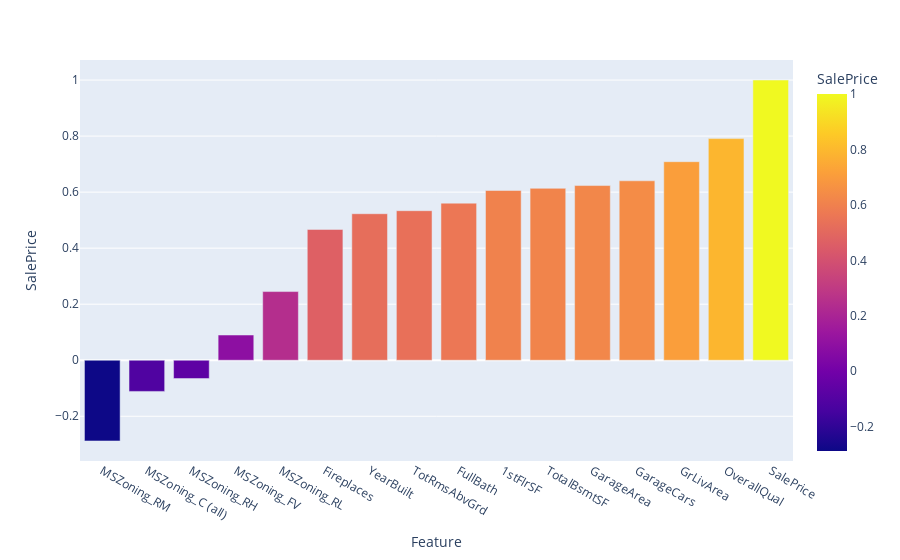
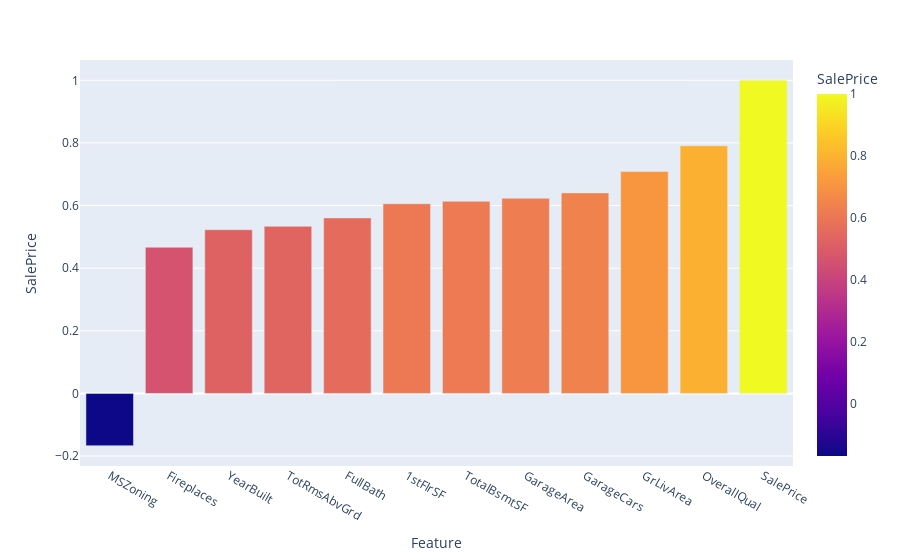

The notebook cell saved with these charts, in order:
### Code cell
#Paramenters choice based an price correlazion
ohe_enc_data = pd.get_dummies(new_data)
corr_map = ohe_enc_data.corr().sort_values("SalePrice")["SalePrice"].reset_index(level=0).rename(columns={"index":"Feature"})

#print(new_data.info())
fig3 = px.bar(corr_map, x='Feature', y='SalePrice',
             hover_data=['SalePrice', 'Feature'], color='SalePrice')
fig3.show()


le = LabelEncoder()
data_le = new_data.copy()
for f in new_data:
    if(new_data[f].dtypes == 'object'):
        data_le[f] = le.fit_transform(new_data[f].values)

corr_map_le = data_le.corr().sort_values("SalePrice")["SalePrice"].reset_index(level=0).rename(columns={"index":"Feature"})
print(le.inverse_transform([0,1,2,3,4]))

#print(new_data.info())
fig3 = px.bar(corr_map_le, x='Feature', y='SalePrice',
             hover_data=['SalePrice', 'Feature'], color='SalePrice')
fig3.show()

### Figure 1 — Plotly figure (JSON) as saved in the notebook; plotly's stock layout.template omitted (floating-point values rounded to 4 significant figures)
{"data": [{"alignmentgroup": "True", "hovertemplate": "Feature=%{x}<br>SalePrice=%{marker.color}<extra></extra>", "legendgroup": "", "marker": {"color": [-0.2881, -0.1113, -0.06543, 0.08995, 0.2451, 0.4669, 0.5229, 0.5337, 0.5607, 0.6059, 0.6136, 0.6234, 0.6404, 0.7086, 0.791, 1], "coloraxis": "coloraxis", "pattern": {"shape": ""}}, "name": "", "offsetgroup": "", "orientation": "v", "showlegend": false, "textposition": "auto", "type": "bar", "x": ["MSZoning_RM", "MSZoning_C (all)", "MSZoning_RH", "MSZoning_FV", "MSZoning_RL", "Fireplaces", "YearBuilt", "TotRmsAbvGrd", "FullBath", "1stFlrSF", "TotalBsmtSF", "GarageArea", "GarageCars", "GrLivArea", "OverallQual", "SalePrice"], "xaxis": "x", "y": [-0.2881, -0.1113, -0.06543, 0.08995, 0.2451, 0.4669, 0.5229, 0.5337, 0.5607, 0.6059, 0.6136, 0.6234, 0.6404, 0.7086, 0.791, 1], "yaxis": "y"}], "layout": {"barmode": "relative", "coloraxis": {"colorbar": {"title": {"text": "SalePrice"}}, "colorscale": [[0, "#0d0887"], [0.1111, "#46039f"], [0.2222, "#7201a8"], [0.3333, "#9c179e"], [0.4444, "#bd3786"], [0.5556, "#d8576b"], [0.6667, "#ed7953"], [0.7778, "#fb9f3a"], [0.8889, "#fdca26"], [1, "#f0f921"]]}, "legend": {"tracegroupgap": 0}, "margin": {"t": 60}, "xaxis": {"anchor": "y", "domain": [0, 1], "title": {"text": "Feature"}}, "yaxis": {"anchor": "x", "domain": [0, 1], "title": {"text": "SalePrice"}}}}

### Figure 2 — Plotly figure (JSON) as saved in the notebook; plotly's stock layout.template omitted (floating-point values rounded to 4 significant figures)
{"data": [{"alignmentgroup": "True", "hovertemplate": "Feature=%{x}<br>SalePrice=%{marker.color}<extra></extra>", "legendgroup": "", "marker": {"color": [-0.1669, 0.4669, 0.5229, 0.5337, 0.5607, 0.6059, 0.6136, 0.6234, 0.6404, 0.7086, 0.791, 1], "coloraxis": "coloraxis", "pattern": {"shape": ""}}, "name": "", "offsetgroup": "", "orientation": "v", "showlegend": false, "textposition": "auto", "type": "bar", "x": ["MSZoning", "Fireplaces", "YearBuilt", "TotRmsAbvGrd", "FullBath", "1stFlrSF", "TotalBsmtSF", "GarageArea", "GarageCars", "GrLivArea", "OverallQual", "SalePrice"], "xaxis": "x", "y": [-0.1669, 0.4669, 0.5229, 0.5337, 0.5607, 0.6059, 0.6136, 0.6234, 0.6404, 0.7086, 0.791, 1], "yaxis": "y"}], "layout": {"barmode": "relative", "coloraxis": {"colorbar": {"title": {"text": "SalePrice"}}, "colorscale": [[0, "#0d0887"], [0.1111, "#46039f"], [0.2222, "#7201a8"], [0.3333, "#9c179e"], [0.4444, "#bd3786"], [0.5556, "#d8576b"], [0.6667, "#ed7953"], [0.7778, "#fb9f3a"], [0.8889, "#fdca26"], [1, "#f0f921"]]}, "legend": {"tracegroupgap": 0}, "margin": {"t": 60}, "xaxis": {"anchor": "y", "domain": [0, 1], "title": {"text": "Feature"}}, "yaxis": {"anchor": "x", "domain": [0, 1], "title": {"text": "SalePrice"}}}}
